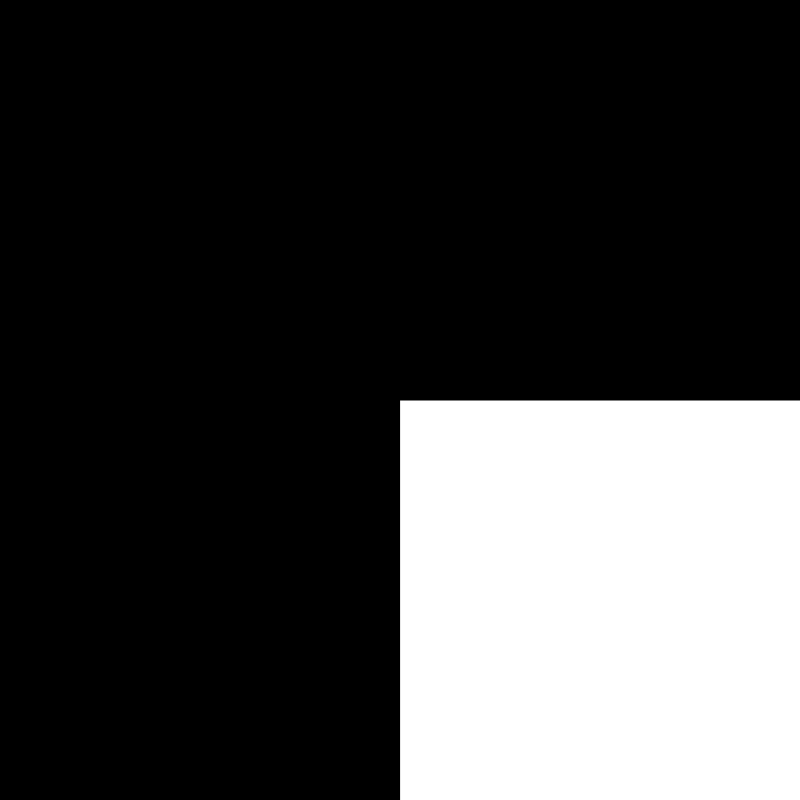
Frame 1 (no input)
Frame 60 (no input): identical to frame 1, image omitted
Frame 120 (the mouse pressed at the canvas centre since frame 60): identical to frame 1, image omitted

The p5.js sketch that drew this single still picture (run headless with seeded random() and noise() and a simulated clock; from frame 60 on, the mouse is pressed at the canvas centre):

// p5.js sketch
// ── sketch.js
function setup() {
  createCanvas(800,800);
  background(0);
}

function draw() {
  background(0);
    for (i = 0; i < width; i++){
    rect(width/2, height/2, i, i);
    console.log(i);
  }
}
